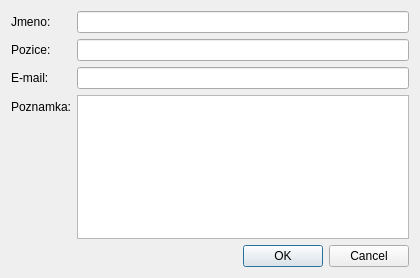
<?xml version="1.0" encoding="UTF-8"?>
<ui version="4.0">
 <class>RecordDialog</class>
 <widget class="QDialog" name="RecordDialog">
  <property name="geometry">
   <rect>
    <x>0</x>
    <y>0</y>
    <width>420</width>
    <height>278</height>
   </rect>
  </property>
  <property name="windowTitle">
   <string>Formular zaznamu</string>
  </property>
  <layout class="QVBoxLayout" name="verticalLayout">
   <item>
    <layout class="QFormLayout" name="formLayout">
     <item row="0" column="0">
      <widget class="QLabel" name="labelName">
       <property name="text">
        <string>Jmeno:</string>
       </property>
      </widget>
     </item>
     <item row="0" column="1">
      <widget class="QLineEdit" name="editName"/>
     </item>
     <item row="1" column="0">
      <widget class="QLabel" name="labelRole">
       <property name="text">
        <string>Pozice:</string>
       </property>
      </widget>
     </item>
     <item row="1" column="1">
      <widget class="QLineEdit" name="editRole"/>
     </item>
     <item row="2" column="0">
      <widget class="QLabel" name="labelEmail">
       <property name="text">
        <string>E-mail:</string>
       </property>
      </widget>
     </item>
     <item row="2" column="1">
      <widget class="QLineEdit" name="editEmail"/>
     </item>
     <item row="3" column="0">
      <widget class="QLabel" name="labelNote">
       <property name="text">
        <string>Poznamka:</string>
       </property>
      </widget>
     </item>
     <item row="3" column="1">
      <widget class="QTextEdit" name="editNote"/>
     </item>
    </layout>
   </item>
   <item>
    <widget class="QDialogButtonBox" name="buttonBox">
     <property name="orientation">
      <enum>Qt::Orientation::Horizontal</enum>
     </property>
     <property name="standardButtons">
      <set>QDialogButtonBox::Cancel|QDialogButtonBox::Ok</set>
     </property>
    </widget>
   </item>
  </layout>
 </widget>
 <resources/>
 <connections>
  <connection>
   <sender>buttonBox</sender>
   <signal>accepted()</signal>
   <receiver>RecordDialog</receiver>
   <slot>accept()</slot>
   <hints>
    <hint type="sourcelabel">
     <x>248</x>
     <y>254</y>
    </hint>
    <hint type="destinationlabel">
     <x>157</x>
     <y>274</y>
    </hint>
   </hints>
  </connection>
  <connection>
   <sender>buttonBox</sender>
   <signal>rejected()</signal>
   <receiver>RecordDialog</receiver>
   <slot>reject()</slot>
   <hints>
    <hint type="sourcelabel">
     <x>316</x>
     <y>260</y>
    </hint>
    <hint type="destinationlabel">
     <x>286</x>
     <y>274</y>
    </hint>
   </hints>
  </connection>
 </connections>
</ui>
